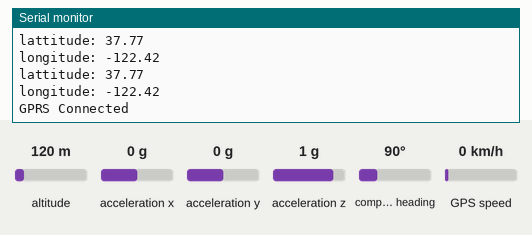
Simulated run of this sketch. Board: Arduino MKR. On the bench: the last lines printed to the serial monitor. The test bench sets the inputs (shaded band); at power-on: acceleration x 0 g, acceleration y 0 g, acceleration z 1 g, altitude 120 m, compass heading 90°, GPS speed 0 km/h. The GPS gets a fix after 3 s at 37.7749, -122.4194 with 8 satellites.

Above: at 12.5 s.
12.6 s: acceleration x set to -1.4 g
At 13.8 s:
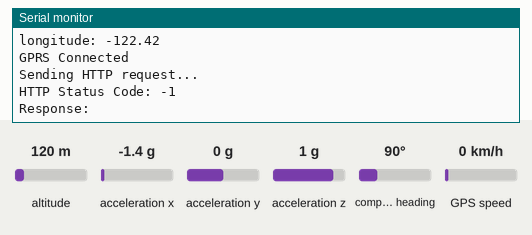
14.1 s: acceleration y set to -1.4 g
15.6 s: acceleration z set to -1.4 g
At 23.04 s:
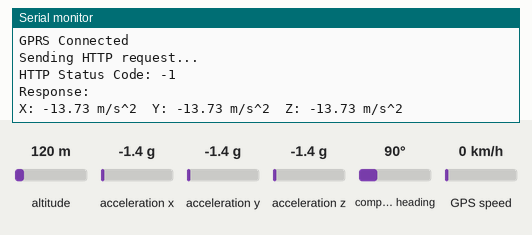

The sketch:

Project_Code.ino
```cpp
#define TINY_GSM_MODEM_SIM800

#include <TinyGsmClient.h>   //Internet
#include <ArduinoHttpClient.h>

#include <SoftwareSerial.h>

#include <Wire.h>                  // Include the Wire library for I2C communication
#include <Adafruit_Sensor.h>        // Include the Adafruit Sensor library
#include <Adafruit_ADXL345_U.h>

#include <TinyGPS++.h>//GPS

SoftwareSerial sim800(7, 8);  // RX, TX pins for the SIM800
SoftwareSerial gpsSerial(9,10);//RX, TX pins for the GPS

//Sending Messages
String Phone_no="+94";
String msg="apple";

//Internet
const char WebServer_HOST[] = "ekaivalabs.com";  // HTTP server host
const String WebServer_PATH = "/";  // Path for HTTP GET request
const int HTTP_PORT = 80;  // HTTP port

TinyGsm modem(sim800);  // Initialize the modem
TinyGsmClient gsm_client(modem);  // Use TinyGsmClient for HTTP (non-secure connection)
HttpClient http_client = HttpClient(gsm_client, WebServer_HOST, HTTP_PORT);  // Initialize HTTP client

char apn[]  = "mobitel";  // Carrier APN (Mobitel in this case)
char user[] = "";  // Username for GPRS connection (usually empty)
char pass[] = "";  // Password for GPRS connection (usually empty)

Adafruit_ADXL345_Unified accel = Adafruit_ADXL345_Unified();//making accel object to use accelerometer

//unsigned long previousMillis = 0;

//GPS
TinyGPSPlus gps;
float lattitude,longitude;

void setup() {

  // Initialize serial monitor
  Serial.begin(115200);
  Serial.println("Device serial initialize");

  //Making Initializations for internet
  sim800.begin(9600);  // Initialize SIM800 serial
  Serial.println("SIM800L serial initialize");

  Serial.println("Initializing modem...");
  modem.restart();  // Restart the modem
  String modemInfo = modem.getModemInfo();
  Serial.print("Modem: ");
  Serial.println(modemInfo);

  http_client.setHttpResponseTimeout(10 * 1000);  // Set HTTP timeout to 10 seconds
  Serial.print(F("Connecting to APN: "));
  Serial.print(apn);

  //Initialinzing Accelerometer
  if (!accel.begin()) {
    Serial.println("Couldn't find the ADXL345 sensor");
    while (1);  // Infinite loop if sensor isn't found
  }
  Serial.println("ADXL345 Accelerometer Test");
  accel.setRange(ADXL345_RANGE_16_G); // Set the range of the accelerometer to 16G (updated constant)

}

void loop() {
  Internet();
  float x,y,z;
  Accelerometer(x,y,z);
  GPS(lattitude,longitude);
}

void  Internet(){
   if (!modem.gprsConnect(apn, user, pass)) {  // Attempt to connect to GPRS
    Serial.print(F("Connecting to "));
    Serial.print(apn);
    Serial.println(" failed");
    delay(1000);
    return;  // Retry if connection fails
  }
  else {
    Serial.println("GPRS Connected");
    delay(1000);  // Give some time for the connection to stabilize

    // Send an HTTP request after GPRS is connected
    Serial.println("Sending HTTP request...");
    http_client.get(WebServer_PATH);  // Send a GET request to the specified path

    int statusCode = http_client.responseStatusCode();  // Get the status code of the response
    String response = http_client.responseBody();  // Get the response body

    Serial.print("HTTP Status Code: ");
    Serial.println(statusCode);  // Print the HTTP status code
    Serial.print("Response: ");
    Serial.println(response);  // Print the response body

    delay(10000);  // Wait 10 seconds before sending another request
  }
}

void SMS(){
  sim800.println("AT+CMGF=1");
  delay(1000);
  sim800.println("AT+CMGS=\"" + Phone_no +"\"\r");
  delay(1000);
  sim800.println(msg);
  delay(100);
  sim800.println((char)26);
  delay(1000);
  Serial.println("Message Sent");
}


void Accelerometer(float &x,float &y,float &z){
  sensors_event_t event;
  accel.getEvent(&event); // Get the accelerometer data

  // Print the X, Y, and Z values of the accelerometer
  Serial.print("X: ");
  x=event.acceleration.x;
  Serial.print(x);
  Serial.print(" m/s^2  ");

  Serial.print("Y: ");
  y=event.acceleration.y;
  Serial.print(y);
  Serial.print(" m/s^2  ");

  Serial.print("Z: ");
  z=event.acceleration.z;
  Serial.print(z);
  Serial.println(" m/s^2");

  delay(500); // Delay of 500ms before the next reading
}

void GPS(float &lattitude,float &longitude){
  while (gpsSerial.available())
  {
    int data = gpsSerial.read();
    if (gps.encode(data))
    {
      lattitude = (gps.location.lat());
      longitude = (gps.location.lng());
      Serial.print ("lattitude: ");
      Serial.println (lattitude);
      Serial.print ("longitude: ");
      Serial.println (longitude);
    }
  }
}
```

Measured:
- after the input at 15.6 s, the serial monitor: prints a new line after 7.3 s (image 2)
